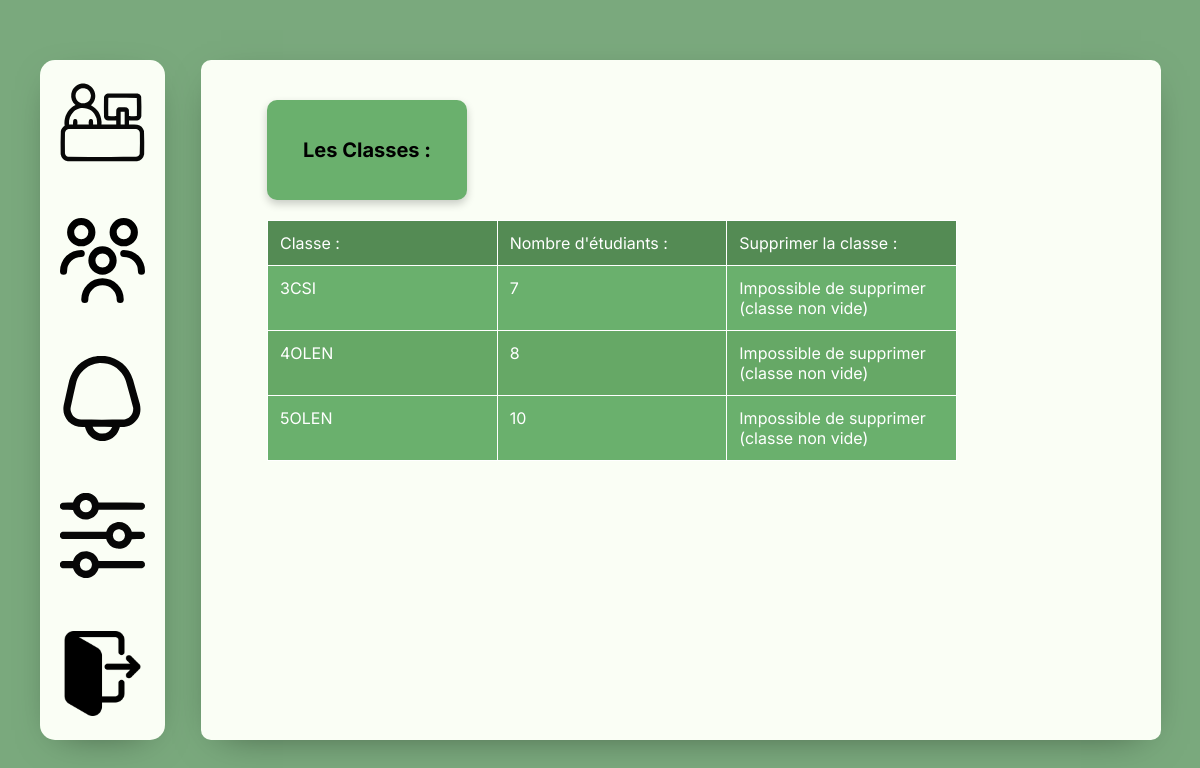
/MVC/Controller/ParametreController.php?action=GestionClasse (signed in), run on the app's committed database.
### tables this page shows
CREATE TABLE Classe (
    classe_id INT AUTO_INCREMENT,
    classe_nom VARCHAR(50) NOT NULL,
    CONSTRAINT classe_pk PRIMARY KEY(classe_id)
);

### MVC/DAO/DAO.php (called while the page is built, shortened)
<?php
abstract class DAO {
public function __construct(PDO $connect) {
$this->bdd = $connect;
}
}
?>

### MVC/DAO/ClasseDAO.php (called while the page is built, shortened)
<?php
require_once 'DAO.php';
class ClasseDAO extends DAO
{
    public function getAll(): array
    {
        $query = "SELECT * FROM Classe";
        $stmt = $this->bdd->query($query);
        if ($stmt) {
            $stmt->setFetchMode(PDO::FETCH_ASSOC);
            foreach ($stmt as $row) {
                $result[] = new Classe($row['classe_id'], $row['classe_nom']);
            }
        } else {
            $result = [null] ;
        }
        return $result;
    }
}

### MVC/BO/Classe.php (called while the page is built, shortened)
<?php
class Classe
{
    private int $idCla;
    private string $nomCla;
    public function __construct(int $idCla, string $nomCla)
    {
        $this->idCla = $idCla;
        $this->nomCla = $nomCla;
    }
    public function getIdCla(): int
    {
        return $this->idCla;
    }
    public function getNomCla(): string
    {
        return $this->nomCla;
    }
}

### MVC/DAO/EtduiantDAO.php (called while the page is built, shortened)
<?php
require_once 'DAO.php';
class EtduiantDAO extends DAO
{
    public function countByClasse($id): int {
        $query = "SELECT COUNT(*) as total FROM Etudiant WHERE classe_id = :classe_id";
        $stmt = $this->bdd->prepare($query);
        $r = $stmt->execute([
            "classe_id" => $id
        ]);
        if ($r) {
            $row = $stmt->fetch(PDO::FETCH_ASSOC);
            return (int) $row['total'];
        } else {
            return 0;
        }
    }
}

### MVC/Views/GestionClasse.php (the view, shortened to what this page needs)
<!DOCTYPE html>
<html lang="fr">
<head>
    <link rel="stylesheet" href="../Style/Style.css">
    <link rel="stylesheet" href="../Style/reset.css">
</head>
<body>
<div class="MainContainer">
    <div class="BilanPageConsultation">
            <div class="PannelBilan">
                Les Classes :
            </div>
        <table>
            <thead>
            <tr>
                <th>Classe :</th>
                <th>Nombre d'étudiants :</th>
                <th>Supprimer la classe :</th>
            </tr>
            </thead>
            <tbody>
            <?php foreach ($classe as $cla) : ?>
                <?php
                $idClasse = $cla->getIdCla();
                $nombreEtudiants = $EtudiantDAO->countByClasse($idClasse);
                ?>
                <tr>
                    <td><?php echo htmlspecialchars($cla->getNomCla()); ?></td>
                    <td><?php echo $nombreEtudiants; ?></td>
                    <td>
                        <?php if ($nombreEtudiants == 0) : ?>
                            <a href="./ParametreController.php?action=delclasse&id=<?php echo htmlspecialchars($idClasse); ?>">
                                Supprimer la classe
                            </a>
                        <?php else : ?>
                            <span>Impossible de supprimer (classe non vide)</span>
                        <?php endif; ?>
                    </td>
                </tr>
            <?php endforeach; ?>
            </tbody>
        </table>
    </div>
</div>
</body>
</html>

### MVC/Style/Style.css (style rules this page uses)
:root { --theme-1: #7aa97d; --theme-2: #FAFEF5; }
body { height: 100vh; display: flex; align-items: center; background: var(--theme-1); font-family: Inter; }
.MainContainer { background: var(--theme-2); display: flex; justify-content: space-between; padding: 20px 20px 20px 20px; border-radius: 10px; position: relative; height: 85%; width: 80%; margin-left: 3%; box-shadow: 0 10px 40px -20px #00000091; flex-direction: column; overflow: hidden; gap: 1%; }

### data on the page
classe: classe_nom "3CSI", nombreEtudiants "7", shows "Impossible de supprimer (classe non vide)"
classe: classe_nom "4OLEN", nombreEtudiants "8", shows "Impossible de supprimer (classe non vide)"
classe: classe_nom "5OLEN", nombreEtudiants "10", shows "Impossible de supprimer (classe non vide)"
